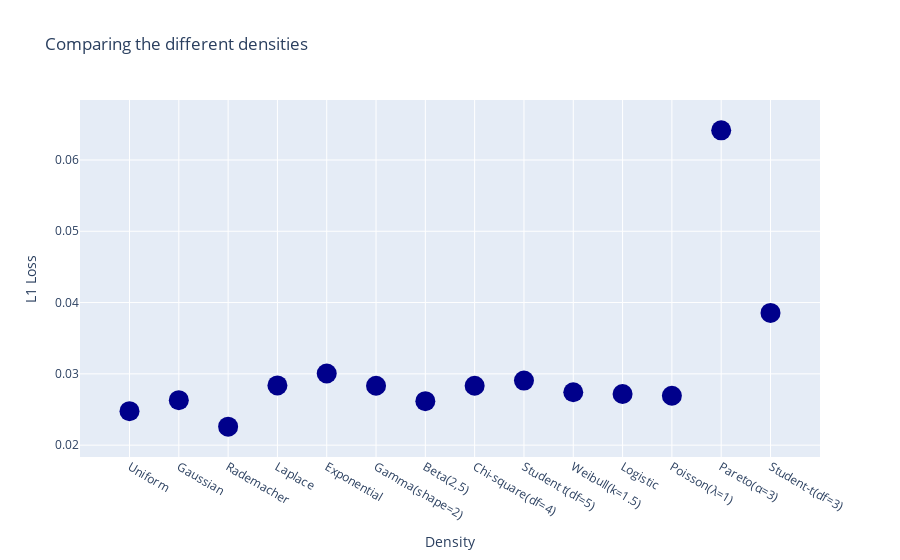
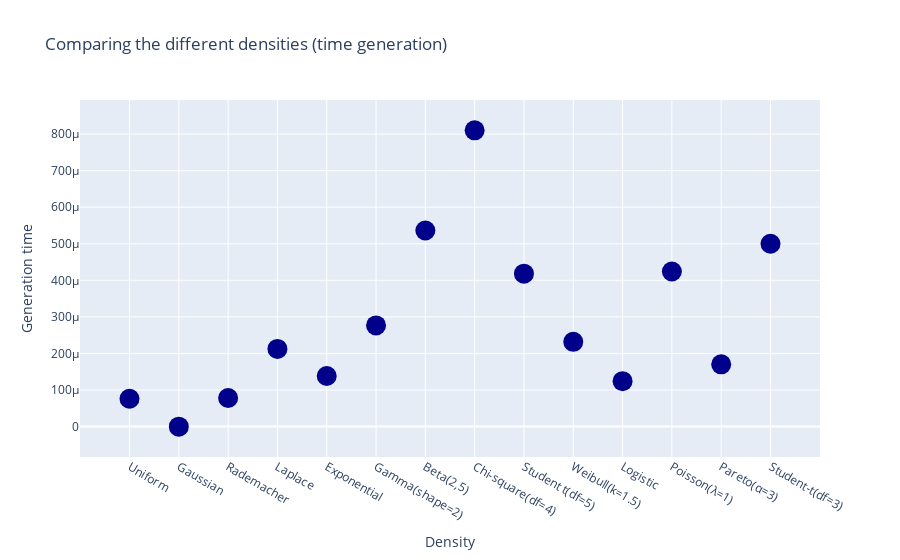

Notebook source saved alongside these figures, in order:
### Markdown cell above
## Genrating Orthogonal Projections via Random Matrices

### Code cell
nb_sim = 300
RM.compare_(n = n, m = m, nb_sim = nb_sim)

### Figure 1 — Plotly figure (JSON) as saved in the notebook; plotly's stock layout.template omitted (floating-point values rounded to 4 significant figures)
{"data": [{"marker": {"color": "darkblue", "size": 20}, "mode": "markers", "type": "scatter", "x": ["Uniform", "Gaussian", "Rademacher", "Laplace", "Exponential", "Gamma(shape=2)", "Beta(2,5)", "Chi-square(df=4)", "Student t(df=5)", "Weibull(k=1.5)", "Logistic", "Poisson(λ=1)", "Pareto(α=3)", "Student-t(df=3)"], "y": [0.02477, 0.02631, 0.02259, 0.02838, 0.03005, 0.02833, 0.02617, 0.02833, 0.02905, 0.02742, 0.02717, 0.02692, 0.06416, 0.03855]}], "layout": {"title": {"text": "Comparing the different densities"}, "xaxis": {"title": {"text": "Density"}}, "yaxis": {"title": {"text": "L1 Loss"}}}}

### Figure 2 — Plotly figure (JSON) as saved in the notebook; plotly's stock layout.template omitted (floating-point values rounded to 4 significant figures)
{"data": [{"marker": {"color": "darkblue", "size": 20}, "mode": "markers", "type": "scatter", "x": ["Uniform", "Gaussian", "Rademacher", "Laplace", "Exponential", "Gamma(shape=2)", "Beta(2,5)", "Chi-square(df=4)", "Student t(df=5)", "Weibull(k=1.5)", "Logistic", "Poisson(λ=1)", "Pareto(α=3)", "Student-t(df=3)"], "y": [7.615e-05, -3.028e-07, 7.805e-05, 0.0002124, 0.0001383, 0.0002767, 0.0005364, 0.0008104, 0.0004182, 0.0002317, 0.0001241, 0.000424, 0.0001701, 0.0005002]}], "layout": {"title": {"text": "Comparing the different densities (time generation)"}, "xaxis": {"title": {"text": "Density"}}, "yaxis": {"title": {"text": "Generation time"}}}}
